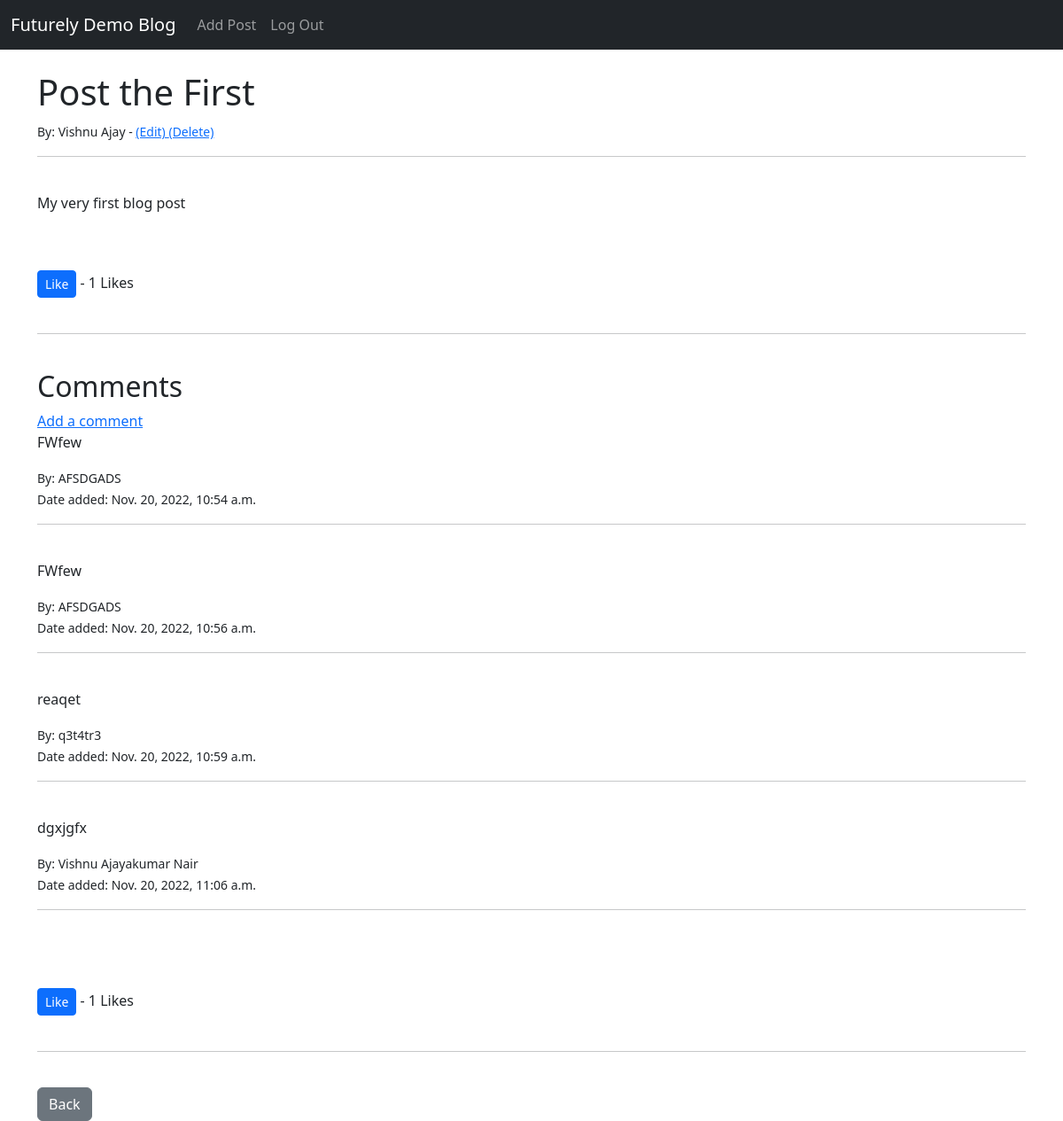
The page /article/1 (signed in) on the database its author committed.
### newBlog/models.py (models this page shows, shortened)
class Post(models.Model):
    title = models.CharField(max_length=255)
    title_tag = models.CharField(max_length=255)
    content = models.TextField()
    date_posted = models.DateTimeField(auto_now_add=True)
    author = models.ForeignKey(User, on_delete=models.CASCADE)
    likes = models.ManyToManyField(User, related_name='blog_posts')
    def total_likes(self):
        return self.likes.count()

class Comment(models.Model):
    post = models.ForeignKey(Post, related_name="comments", on_delete=models.CASCADE)
    name = models.CharField(max_length=255)
    body = models.TextField()
    date_added = models.DateTimeField(auto_now_add=True)

### newBlog/views.py (the view)
# urls.py: path('article/<int:pk>', ArticleDetailView.as_view(), name='article-detail'),
class ArticleDetailView(DetailView):
    model = Post
    template_name = 'article_details.html'
    def get_context_data(self, **kwargs) :
        context = super(ArticleDetailView, self).get_context_data(**kwargs)
        curr= get_object_or_404(Post, id=self.kwargs['pk'])
        context["total_likes"] = curr.total_likes()
        return context

### newBlog/templates/article_details.html (shortened to what this page needs)
{% extends 'base.html' %}
{% block content %}
<h1>
    {{ post.title }}
</h1>
<small>
    By: {{ post.author.first_name }} {{ post.author.last_name}}
    {% if user.is_authenticated %}
        -
        <a href="{% url 'update_post' post.pk %}"> (Edit) </a>
        <a href="{% url 'delete_post' post.pk %}"> (Delete) </a>
    {% endif %}
</small>
<br/>
<hr>
<br/>
<p>
    {{ post.content }}
</p>
<br><br/>
<form action="{% url 'like_post' post.pk %}" method="POST">
    <button type="submit", name = "post_id", value = "{{ post.id }}", class="btn btn-primary btn-sm">Like</button>
    - {{total_likes}} Likes
<br><br/>
<hr>
<br/>
<h2> Comments</h2>
{% if not post.comments.all %}
    <p> No comments yet. </p>
    <a href="{% url 'add_comment' post.pk %}"> Add One </a>
{% else %}
    <a href="{% url 'add_comment' post.pk %}"> Add a comment </a>
    <br>
    {% for comment in post.comments.all %}
        <p> {{ comment.body }} </p>
        <small> By: {{ comment.name }} </small>
        <br>
        <small> Date added: {{ comment.date_added}} </small>
        <br/>
        <hr>
        <br/>
    {% endfor %}
{% endif %}
<br><br/>
<form action="{% url 'like_post' post.pk %}" method="POST">
    <button type="submit", name = "post_id", value = "{{ post.id }}", class="btn btn-primary btn-sm">Like</button>
    - {{total_likes}} Likes
<br><br/>
<hr>
<br/>
<a href="{% url 'home' %}" class="btn btn-secondary">Back</a>
{% endblock %}

### rows shown on the page
Post: title "Post the First", author.first_name "Vishnu", author.last_name "Ajay", content "My very first blog post"
Comment: body "FWfew", name "AFSDGADS", date_added "Nov. 20, 2022, 10:54 a.m."
Comment: body "FWfew", name "AFSDGADS", date_added "Nov. 20, 2022, 10:56 a.m."
Comment: body "reaqet", name "q3t4tr3", date_added "Nov. 20, 2022, 10:59 a.m."
Comment: body "dgxjgfx", name "Vishnu Ajayakumar Nair", date_added "Nov. 20, 2022, 11:06 a.m."

### other values the page prints
{{ total_likes }} "1"
